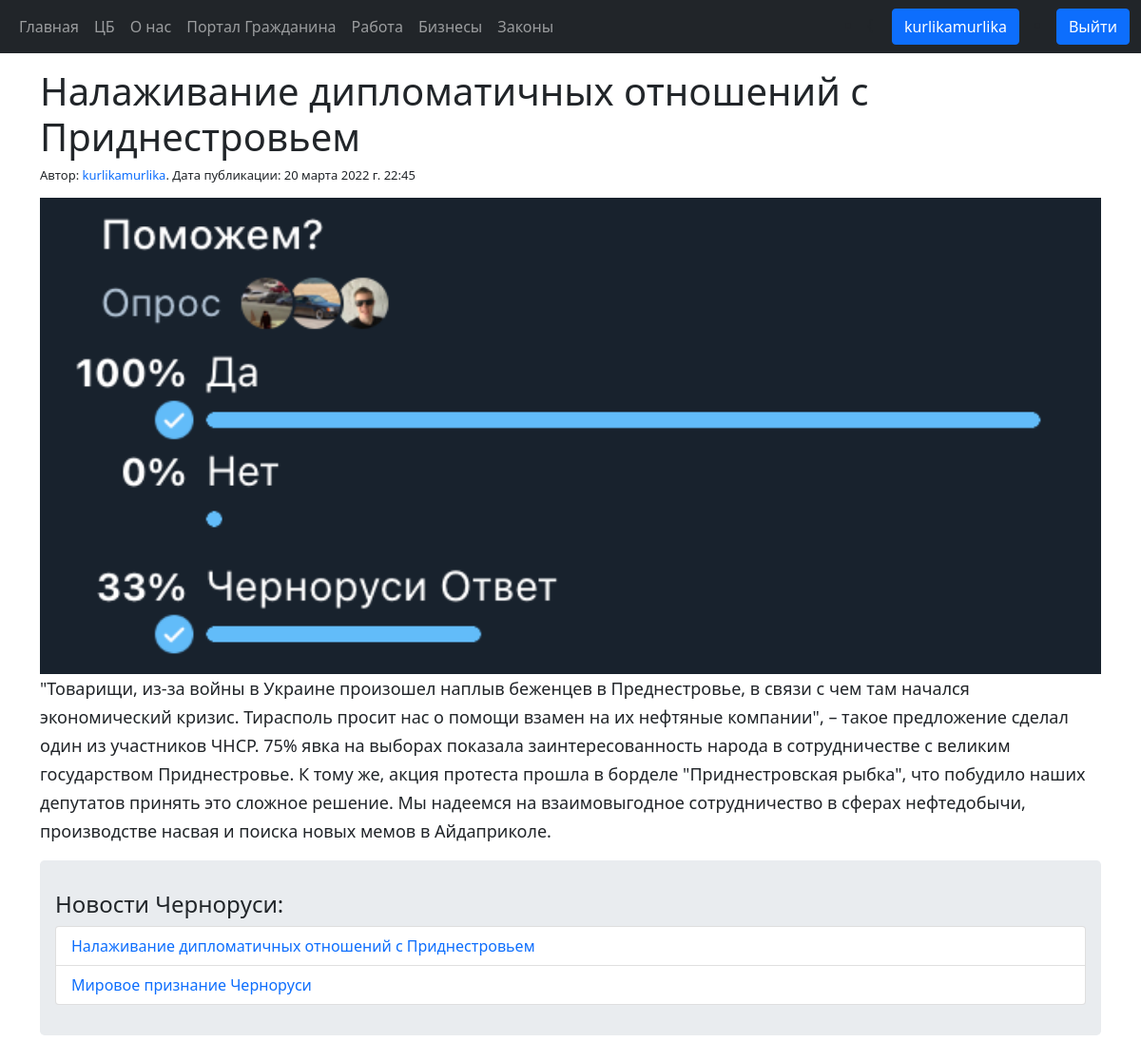
The app's page /article/2 (signed in), older data.
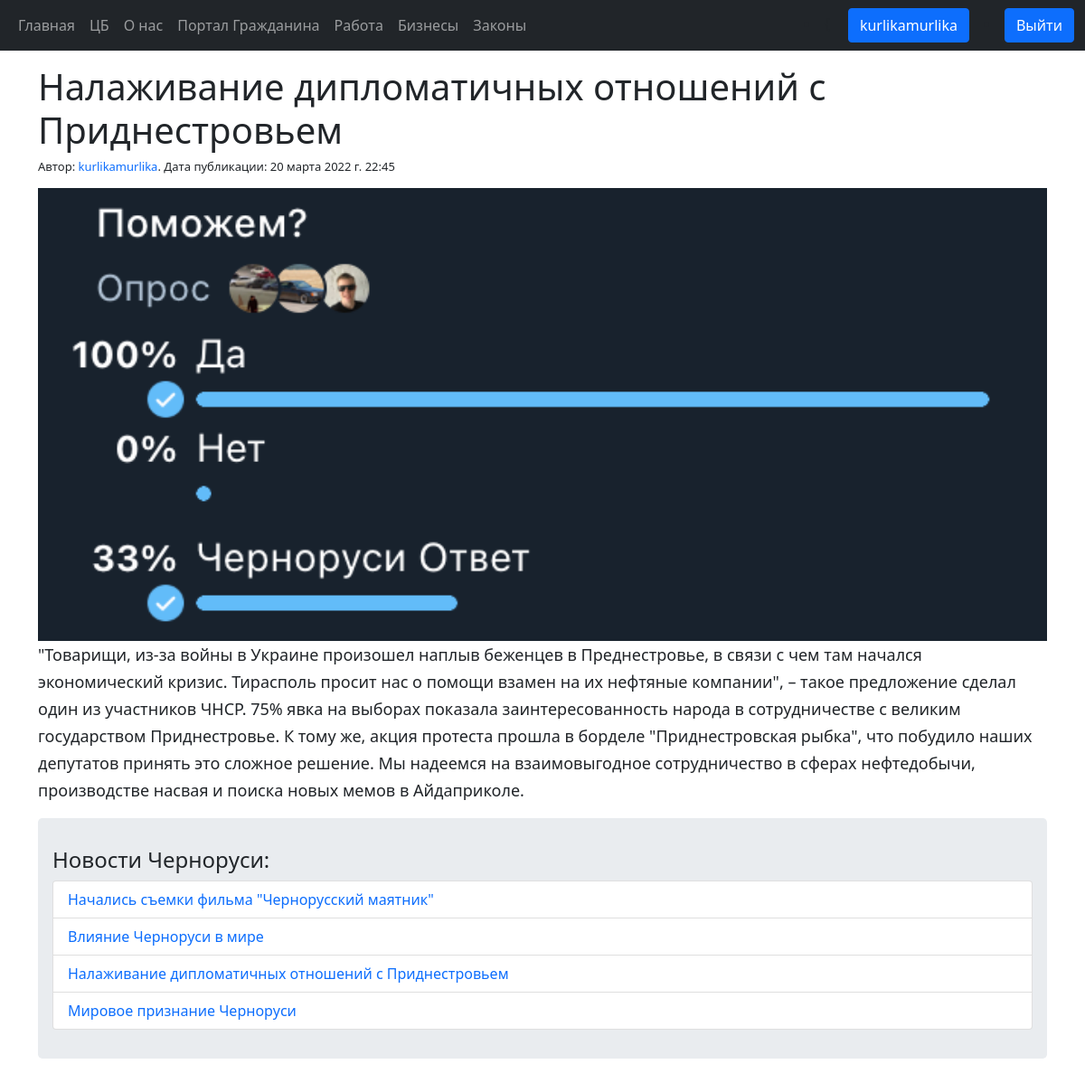
The same page, newer data.
### bank/models.py (models this page shows, shortened)
class Article(models.Model):
    author = models.ForeignKey(User, on_delete=models.CASCADE, related_name='articles')
    title = models.CharField(max_length=1024)
    content = models.TextField()
    pub_date = models.DateTimeField(default=timezone.now)
    picture = models.ImageField(upload_to='article_image/', blank=True)
    class Meta:
        ordering = ['-pub_date']

### bank/views.py (the view)
# urls.py: path('article/<int:article_id>', views.article, name='article')
def article(request, article_id):
    article = Article.objects.get(pk=article_id)
    article_list = Article.objects.all()
    view_dict = {
        'article': article,
        'article_list': article_list,
    }
    return render(request, 'bank/article.html', context=view_dict)

### bank/templates/bank/article.html (shortened to what this page needs)
<!DOCTYPE html>
{% extends 'bank/base.html' %}
{% block body_content %}
    <div class="">
        <h1>{{ article.title }}</h1>
        <p style="line-height: 16px; font-size: 13px">Автор: <span class="text-primary">{{ article.author.username }}</span>. Дата публикации: {{ article.pub_date }}</p>
        {% if article.picture %}
            <img src="{{ article.picture.url }}" class="img-responsive" style="display: block; margin-left: auto; margin-right: auto; width: 100%">
        {% endif %}
        <p style="line-height: 30px; font-size: 18px">{{ article.content }}</p>
    </div>
    <div class="jumbotron">
        <h4>Новости Черноруси:</h4>
        <ul class="list-group">
            {% for element in article_list %}
                <li class="list-group-item"><a style="text-decoration: none;" href="{% url 'bank:article' element.id%}">{{ element.title }}</a></li>
            {% endfor %}
        </ul>
    </div>
{% endblock %}

Row changes from the older to the newer data that the page shows:
added Article: title "Начались съемки фильма \"Чернорусский маятник\""
added Article: title "Влияние Черноруси в мире"
